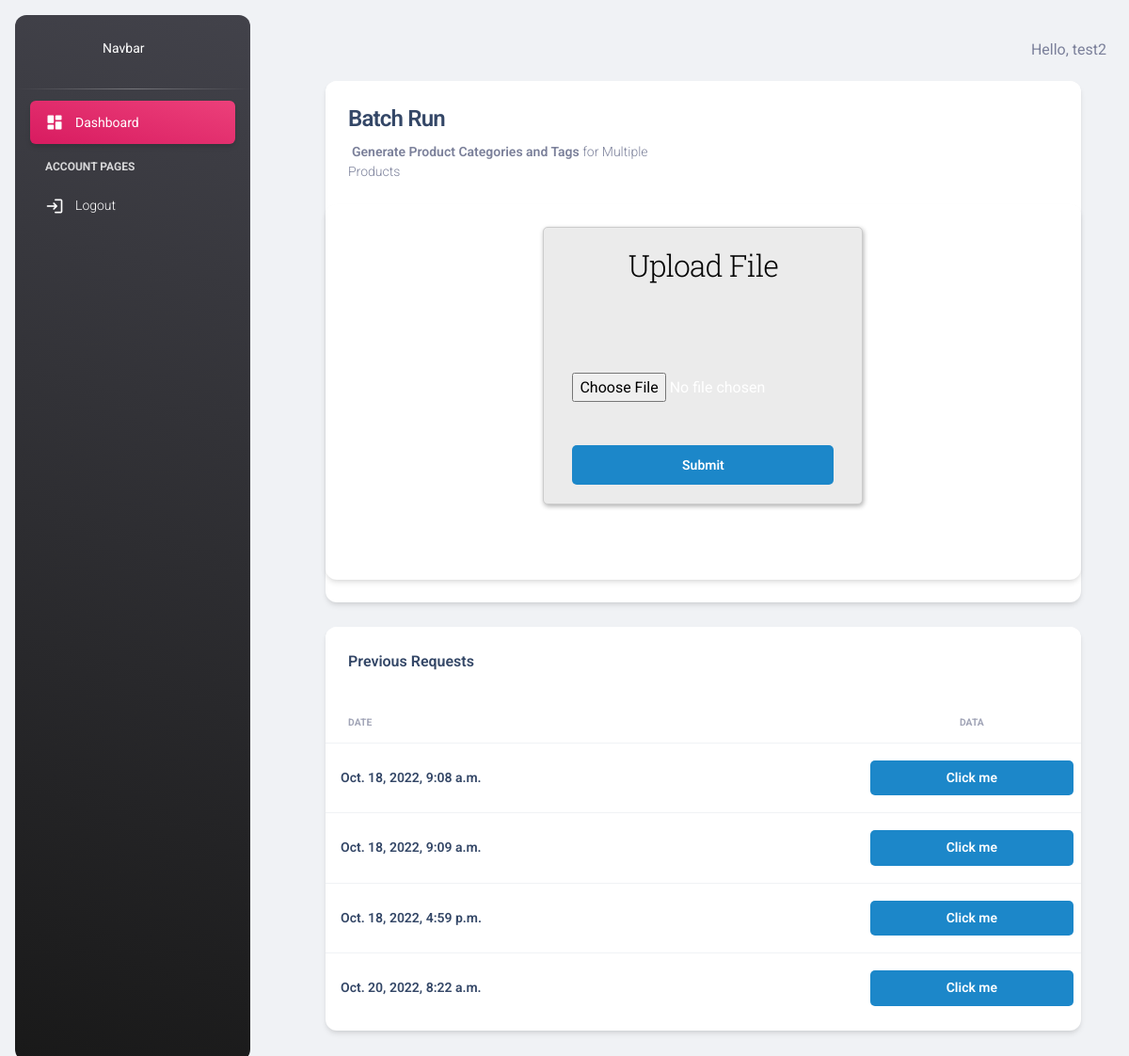
The page / (signed in) on the database its author committed.
### app/models.py (models this page shows)
class resultResponse(models.Model):
    user = models.ForeignKey(User, on_delete=models.CASCADE, null=True)
    result_tags = models.TextField(null=True)
    product_list = models.TextField(null=True)
    date = models.DateTimeField(auto_now_add=True)

### app/views.py (the view, shortened to what this page needs)
# urls.py: path('', views.home, name='home'),
@login_required(login_url='login')
def home(request):
    past_requests = resultResponse.objects.filter(user=request.user).all()
    serialized = ResultSerializer(past_requests)
    print(serialized.data)
    context = {'past_requests': past_requests}
    return render(request, 'app/index.html', context)

### app/templates/app/index.html (shortened to what this page needs)
<!DOCTYPE html>
<html lang="en">
<head>
  <link href="../static/css/nucleo-icons.css" rel="stylesheet" />
  <link href="../static/css/nucleo-svg.css" rel="stylesheet" />
  <link id="pagestyle" href="../static/css/material-dashboard.css?v=3.0.4" rel="stylesheet" />
</head>
<body class="g-sidenav-show  bg-gray-200">
  <aside
    class="sidenav navbar navbar-vertical navbar-expand-xs border-0 border-radius-xl my-3 fixed-start ms-3   bg-gradient-dark"
    id="sidenav-main">
    <div class="sidenav-header">
      <a class="navbar-brand m-0" href=" https://demos.creative-tim.com/material-dashboard/pages/dashboard "
        target="_blank">
        <span class="nav-head">Navbar</span>
      </a>
    </div>
    <hr class="horizontal light mt-0 mb-2">
    <div class="collapse navbar-collapse  w-auto " id="sidenav-collapse-main">
      <ul class="navbar-nav">
        <li class="nav-item">
          <a class="nav-link text-white active bg-gradient-primary" href="#">
            <div class="text-white text-center me-2 d-flex align-items-center justify-content-center">
              <i class="material-icons opacity-10">dashboard</i>
            </div>
            <span class="nav-link-text ms-1">Dashboard</span>
          </a>
        </li>
        <li class="nav-item mt-3">
          <h6 class="ps-4 ms-2 text-uppercase text-xs text-white font-weight-bolder opacity-8">Account pages</h6>
        </li>
        <li class="nav-item">
          <a class="nav-link text-white " href="{% url 'logout' %}">
            <div class="text-white text-center me-2 d-flex align-items-center justify-content-center">
              <i class="material-icons opacity-10">login</i>
            </div>
            <span class="nav-link-text ms-1">Logout</span>
          </a>
        </li>
      </ul>
    </div>
  </aside>
  <main class="main-content position-relative max-height-vh-100 h-100 border-radius-lg ">
    <nav class="navbar navbar-main navbar-expand-lg px-0 mx-4 shadow-none border-radius-xl" id="navbarBlur"
      data-scroll="true">
    </nav>
    <div class="container-fluid py-4">
      <div><span style="text-align: right; display: block; margin-bottom: 20px;">Hello, {{request.user}}</span></div>
      <div class="row">
        <div class="col-lg-11 col-md-6 mb-md-0 mb-4" style="margin-left: 48px;">
          <div class="card">
            <div class="card-header pb-0">
              <div class="row">
                <div class="col-lg-6 col-7">
                  <h4>Batch Run</h4>
                  <p class="text-sm mb-0">
                    <span class="font-weight-bold ms-1">Generate Product Categories and Tags</span> for Multiple
                    Products
                  </p>
                </div>
              </div>
            </div>
            <div class="card-body px-0 pb-2">
              <div class="col">
                <div class="col-md">
                  <div class="card text-center text-white  mb-3" id="total-orders">
                    <div class="card-header">
                      <div class="main-block">
                        <h1>Upload File</h1>
                        <form enctype="multipart/form-data" action="" method="POST">
                          <hr><br><br>
                          <input type="file" name="file" id="img" required />
                          <br><br>
                          <div class="btn-block">
                            <button type="submit" href="/">Submit</button>
                          </div>
                        </form>
                      </div>
                    </div>
                    <div class="card-body">
                    </div>
                  </div>
                </div>
              </div>
            </div>
          </div>
          <br>
        </div>
      </div>
      <div class="row mb-4">
        <div class="col-lg-11 col-md-6 mb-md-0 mb-4" style="margin-left: 48px;">
          <div class="card">
            <div class="card-header pb-0">
              <div class="row">
                <div class="col-lg-6 col-7">
                  <h6>Previous Requests</h6>
                </div>
              </div>
            </div>
            <div class="card-body px-0 pb-2">
              <div class="table-responsive">
                <table class="table align-items-center mb-0">
                  <thead>
                    <tr>
                      <th class="text-uppercase text-secondary text-xxs font-weight-bolder opacity-7">Date</th>
                      <th class="text-center text-uppercase text-secondary text-xxs font-weight-bolder opacity-7">Data
                      </th>
                    </tr>
                  </thead>
                  <tbody>
                    {% for data in past_requests %}
                    <tr>
                      <td>
                        <div class="d-flex px-2 py-1">
                          <div class="d-flex flex-column justify-content-center">
                            <h6 class="mb-0 text-sm">{{data.date}}</h6>
                          </div>
                        </div>
                      </td>
                      <td class="align-middle text-center text-sm">
                        <span class="text-xs font-weight-bold ">
                          <button class="trigger1">Click me</button>
                        </span>
                      </td>
                    </tr>
                    {% endfor %}
                  </tbody>
                </table>
              </div>
            </div>
          </div>
        </div>
      </div>
    </div>
  </main>
</body>
</html>

### app/templates/app/index.html (style rules this page uses)
h1 { padding: 10px 0; font-size: 32px; font-weight: 300; text-align: center; color: black; }
p { font-size: 12px; }
hr { color: #a9a9a9; opacity: 0.3; }
.nav-head { color: white; margin-left: 61px; }
.main-block { max-width: 340px; min-height: 200px; padding: 10px 0; margin: auto; border-radius: 5px; border: solid 1px #ccc; box-shadow: 1px 2px 5px rgba(0, 0, 0, .31); background: #ebebeb; }
form { margin: 0 30px; }
.btn-block { margin-top: 10px; text-align: center; }
button { width: 100%; padding: 10px 0; margin: 10px auto; border-radius: 5px; border: none; background: #1c87c9; font-size: 14px; font-weight: 600; color: #fff; }

### rows shown on the page
resultResponse: date "Oct. 18, 2022, 9:08 a.m."
resultResponse: date "Oct. 18, 2022, 9:09 a.m."
resultResponse: date "Oct. 18, 2022, 4:59 p.m."
resultResponse: date "Oct. 20, 2022, 8:22 a.m."

### other values the page prints
{{ request.user }} "test2"
